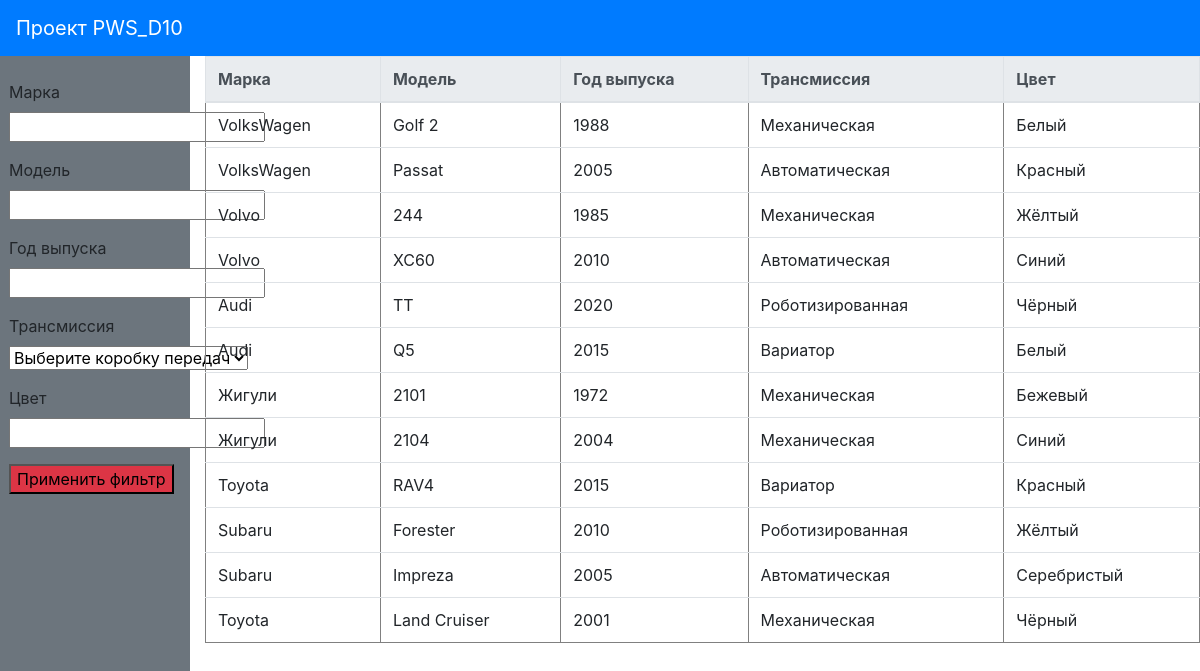
The page / on the database its author committed.
### cat/models.py (models this page shows, shortened)
class Car(models.Model):
    AUTO = 1
    ROBOT = 2
    MECHANIC = 3
    VARIATOR = 4
    KPP_CHOICES = [(AUTO, 'Автоматическая'),
                   (ROBOT, 'Роботизированная'),
                   (MECHANIC, 'Механическая'),
                   (VARIATOR, 'Вариатор'),
    ]
    vendor = models.CharField("Марка", max_length=64)
    name = models.CharField("Модель", max_length=64)
    year = models.PositiveIntegerField("Год",)
    transmission = models.SmallIntegerField("КПП", choices=KPP_CHOICES)
    color = models.CharField("Цвет", max_length=64)

### cat/views.py (the view)
# urls.py: path('', CarsView.as_view()),
class CarsView(TemplateView):
    template_name = "index.html"
    def get_context_data(self, **kwargs):
        params = self.request.GET
        query = Q()
        for key, value in params.items():
            if value and key in vars(Car):
                query &= Q(**{key: value})
        return {"cars": Car.objects.filter(query)}

### templates/index.html (shortened to what this page needs)
<link href="//maxcdn.bootstrapcdn.com/bootstrap/4.1.1/css/bootstrap.min.css" rel="stylesheet" id="bootstrap-css">
    <nav class="navbar navbar-expand navbar-dark bg-primary">
        <a href="" class="navbar-brand">Проект PWS_D10</a>
    </nav>
<div class="row h-100">
    <div class="col-2 bg-secondary p-4">
        <form action="" class="sidebar-nav">
            <div class="form-group">
                <label>Марка</label>
                <input type="text" name="vendor">
            </div>
            <div class="form-group">
                <label>Модель</label>
                <input type="text" name="name">
            </div>
            <div class="form-group">
                <label>Год выпуска</label>
                <input type="number" name="year">
            </div>
            <div class="form-group">
                <label>Трансмиссия</label>
                <select name="transmission">
                  <option value="" selected>Выберите коробку передач</option>
                </select>
            </div>
            <div class="form-group">
                <label>Цвет</label>
                <input type="text" name="color">
            </div>
            <div class="form-group">
                <input class="bg-danger" type="submit" value="Применить фильтр" >
        </form>
    </div>
</div>
<div class="col-10">
    <table class="table" border="1">
        <thead class="thead-light">
            <tr>
                <th>Марка</th>
                <th>Модель</th>
                <th>Год выпуска</th>
                <th>Трансмиссия</th>
                <th>Цвет</th>
            </tr>
        </thead>
{% for car in cars %}
      <tr>
          <td>{{ car.vendor }}</td>
          <td>{{ car.name }}</td>
          <td>{{ car.year }}</td>
          <td>{{ car.get_transmission_display }}</td>
          <td>{{ car.color }}</td>
      </tr>
{% empty %}
      <p>В настоящее время машин с таким набором параметров нет в наличии</p>
{% endfor %}
</div>

### rows shown on the page
Car: vendor "VolksWagen", name "Golf 2", year "1988", transmission "Механическая", color "Белый"
Car: vendor "VolksWagen", name "Passat", year "2005", transmission "Автоматическая", color "Красный"
Car: vendor "Volvo", name "244", year "1985", transmission "Механическая", color "Жёлтый"
Car: vendor "Volvo", name "XC60", year "2010", transmission "Автоматическая", color "Синий"
Car: vendor "Audi", name "TT", year "2020", transmission "Роботизированная", color "Чёрный"
Car: vendor "Audi", name "Q5", year "2015", transmission "Вариатор", color "Белый"
Car: vendor "Жигули", name "2101", year "1972", transmission "Механическая", color "Бежевый"
Car: vendor "Жигули", name "2104", year "2004", transmission "Механическая", color "Синий"
Car: vendor "Toyota", name "RAV4", year "2015", transmission "Вариатор", color "Красный"
Car: vendor "Subaru", name "Forester", year "2010", transmission "Роботизированная", color "Жёлтый"
Car: vendor "Subaru", name "Impreza", year "2005", transmission "Автоматическая", color "Серебристый"
Car: vendor "Toyota", name "Land Cruiser", year "2001", transmission "Механическая", color "Чёрный"
